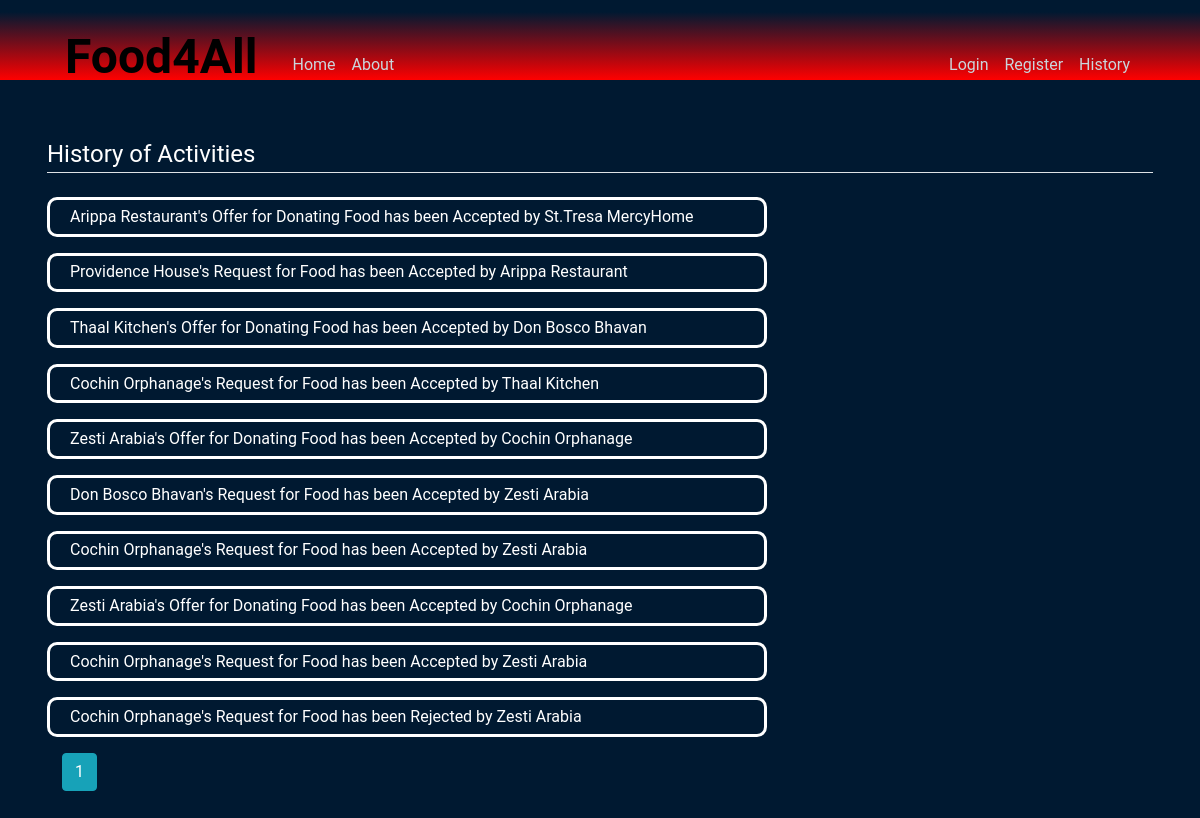
The app's page /history with its own data.
### flaskblog/models.py (models this page shows, shortened)
class Notification(db.Model):
    id = db.Column(db.Integer, primary_key=True)
    date_posted = db.Column(db.DateTime, nullable=False, default=datetime.utcnow)
    PartnerName=db.Column(db.String(25),nullable=False)
    status=db.Column(db.String(10),nullable=False)
    new_flag=db.Column(db.Boolean,default=True)
    generatekey_flag=db.Column(db.Boolean,default=True)
    PartnerId=db.Column(db.Integer)
    user_id = db.Column(db.Integer, db.ForeignKey('user.id'), nullable=False)

class User(db.Model, UserMixin):
    id = db.Column(db.Integer, primary_key=True)
    username = db.Column(db.String(20), unique=True, nullable=False)
    usertype = db.Column(db.String(20),nullable=False)
    location = db.Column(db.String(20), nullable=False)
    email = db.Column(db.String(120), unique=True, nullable=False)
    image_file = db.Column(db.String(20), nullable=False, default='default.jpg')
    password = db.Column(db.String(60), nullable=False)
    accept_flag = db.Column(db.Boolean,default=False)
    decline_flag = db.Column(db.Boolean,default=False)
    RequestIN_flag = db.Column(db.Integer,default=0)
    RequestOUT_flag = db.Column(db.Integer,default=0)
    RequestCheythaAldeID = db.Column(db.Integer,default=-1)
    RequestThannaAldeID= db.Column(db.Integer,default=-1)
    key=db.Column(db.Integer)
    key_flag=db.Column(db.Boolean,default=False)
    KeyThannaAal= db.Column(db.String(20))
    posts = db.relationship('Post', backref='author', lazy=True)
    notifications = db.relationship('Notification', backref='owner', lazy=True)

### flaskblog/routes.py (the view)
@app.route("/history")
def history():
    page=request.args.get('page',1,type=int)
    notifications = Notification.query.order_by(Notification.date_posted.desc()).paginate(per_page=10)
    return render_template('history.html', notifications=notifications)

### flaskblog/templates/history.html (shortened to what this page needs)
{% extends "layout.html" %}
{% block content %}
<div class="row">
  <legend style="color: white;font-size: 1.5rem;" class="border-bottom mb-4">History of Activities</legend>
    {% for notification in notifications.items %}
      {% if notification.owner.usertype =="Consumer" %}
        {% if notification.status=="Accepted" %}
        <a><li style="border-color: white; border-width:3px; color: white; border-radius: 10px; background-color: #001931; width: 45rem;margin-bottom: 1rem;padding-bottom : .3rem;padding-top : .3rem;"
          onMouseOver="this.style.borderColor='green'" onMouseOut="this.style.borderColor='white'"  class="list-group-item list-group-item-dark">
        {%else%}
        <a><li style="border-color: white; border-width:3px; color: white; border-radius: 10px; background-color: #001931; width: 45rem;margin-bottom: 1rem;padding-bottom : .3rem;padding-top : .3rem;"
          onMouseOver="this.style.borderColor='red'" onMouseOut="this.style.borderColor='white'"  class="list-group-item list-group-item-dark">
        {%endif%}
          {{notification.owner.username}}'s Request for Food has been {{notification.status}} by {{notification.PartnerName}}</li></a>
      {% else %}
        {% if notification.status=="Accepted" %}
        <a><li style="border-color: white; border-width:3px; color: white; border-radius: 10px; background-color: #001931; width: 45rem;margin-bottom: 1rem;padding-bottom : .3rem;padding-top : .3rem;"
          onMouseOver="this.style.borderColor='green'" onMouseOut="this.style.borderColor='white'"  class="list-group-item list-group-item-dark">
        {%endif%}
          {{notification.owner.username}}'s Offer for Donating Food has been {{notification.status}} by {{notification.PartnerName}}</li></a>
      {% endif %}
    {% endfor %}
</div>
    {%for page_num in notifications.iter_pages(left_edge=1,right_edge=1,left_current=1,right_current=2) %}
      {%if page_num%}
        {%if notifications.page==page_num%}
          <a class="btn btn-info mb-4" href="{{url_for('history',page=page_num)}}">{{page_num}}</a>
        {%else%}
          <a class="btn btn-outline-info mb-4" href="{{url_for('history',page=page_num)}}">{{page_num}}</a>
        {%endif%}
      {%endif%}
    {%endfor%}
{% endblock content %}

### flaskblog/static/style.css (style rules this page uses)
* { margin: 0; box-sizing: border-box; }
body { background: #001931; color: #750000; margin-top: 5rem; font-family: "Roboto", sans-serif; }
body { background: #fafafa; color: #333333; margin-top: 5rem; }
.list-group-item { border-radius: 10px; }

### records on screen
Notification: owner.username "Arippa Restaurant", status "Accepted", PartnerName "St.Tresa MercyHome"
Notification: owner.username "Providence House", status "Accepted", PartnerName "Arippa Restaurant"
Notification: owner.username "Thaal Kitchen", status "Accepted", PartnerName "Don Bosco Bhavan"
Notification: owner.username "Cochin Orphanage", status "Accepted", PartnerName "Thaal Kitchen"
Notification: owner.username "Zesti Arabia", status "Accepted", PartnerName "Cochin Orphanage"
Notification: owner.username "Don Bosco Bhavan", status "Accepted", PartnerName "Zesti Arabia"
Notification: owner.username "Cochin Orphanage", status "Accepted", PartnerName "Zesti Arabia"
Notification: owner.username "Zesti Arabia", status "Accepted", PartnerName "Cochin Orphanage"
Notification: owner.username "Cochin Orphanage", status "Accepted", PartnerName "Zesti Arabia"
Notification: owner.username "Cochin Orphanage", status "Rejected", PartnerName "Zesti Arabia"

### other values on screen
{{ page_num }} "1"
